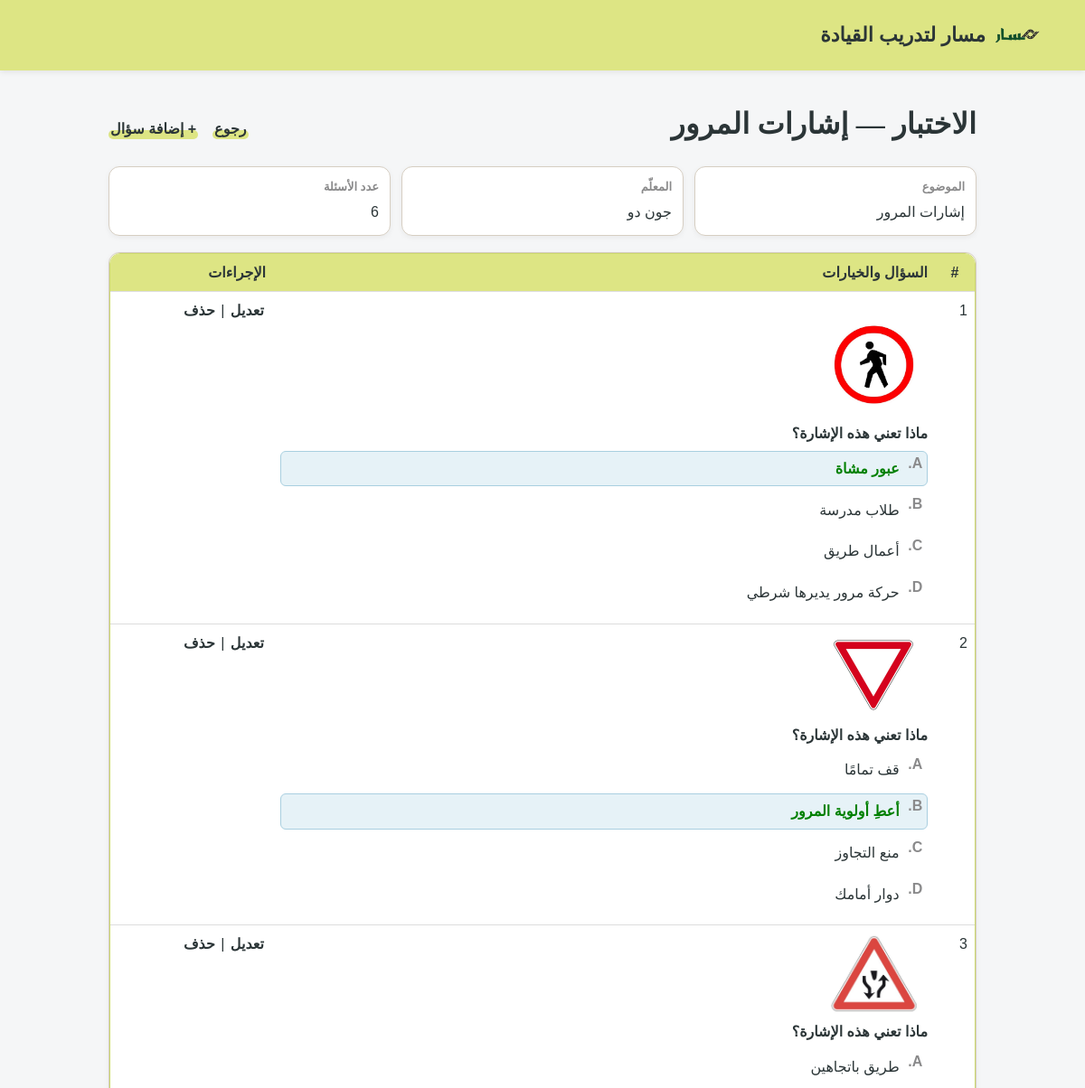
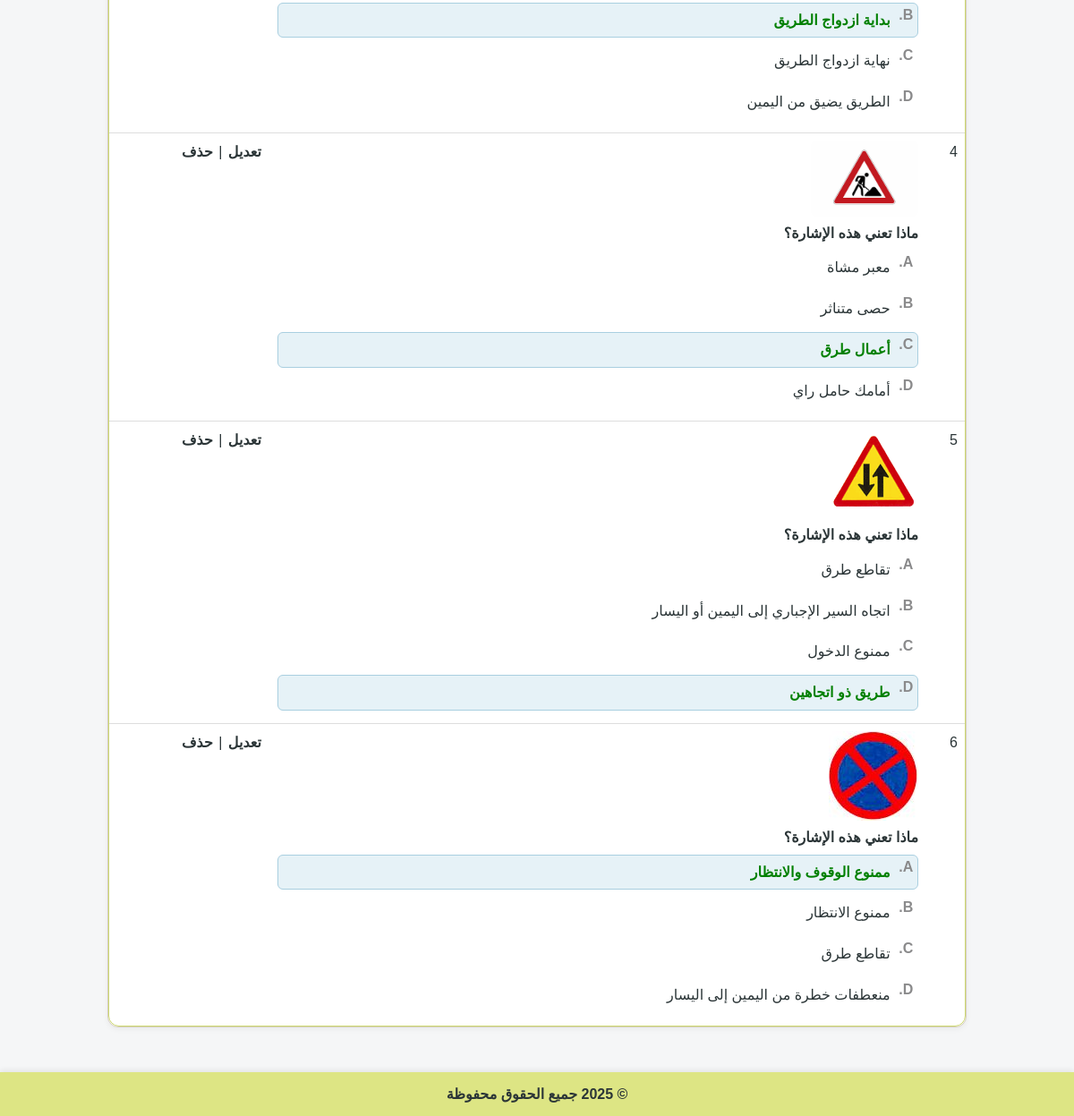
Page /Masar_G2/Quiz.php?quizID=1 (signed in) on the committed database (2 pictures, top to bottom).
### tables this page shows
CREATE TABLE `quiz` (
  `id` int NOT NULL,
  `educatorID` int NOT NULL,
  `topicID` int NOT NULL
);

CREATE TABLE `topic` (
  `id` int NOT NULL,
  `topicName` varchar(150) NOT NULL
);

CREATE TABLE `user` (
  `id` int NOT NULL,
  `firstName` varchar(100) NOT NULL,
  `lastName` varchar(100) NOT NULL,
  `emailAddress` varchar(150) NOT NULL,
  `password` varchar(255) NOT NULL,
  `photoFileName` varchar(255) DEFAULT 'images/default-profile.png',
  `userType` enum('learner','educator') NOT NULL
);

CREATE TABLE `quizquestion` (
  `id` int NOT NULL,
  `quizID` int NOT NULL,
  `question` text NOT NULL,
  `questionFigureFileName` varchar(255) DEFAULT NULL,
  `answerA` text NOT NULL,
  `answerB` text NOT NULL,
  `answerC` text NOT NULL,
  `answerD` text NOT NULL,
  `correctAnswer` enum('A','B','C','D') NOT NULL
);

### Masar_G2/Quiz.php (the view, shortened to what this page needs)
<?php
include 'connection.php';
$quizID = $_GET['quizID'];
$qInfo = "SELECT q.id, q.topicID, q.educatorID, t.topicName, u.firstName, u.lastName
          FROM quiz q
          JOIN topic t ON q.topicID = t.id
          JOIN user u ON q.educatorID = u.id
          WHERE q.id = $quizID";
$qResult = mysqli_query($connection, $qInfo);
$quiz = mysqli_fetch_assoc($qResult);
$qList = "SELECT * FROM quizquestion WHERE quizID = $quizID";
$result = mysqli_query($connection, $qList);
$total = mysqli_num_rows($result);
?>
<!DOCTYPE html>
<html lang="ar" dir="rtl">
<head>
  <link rel="stylesheet" href="common.css">
</head>
<body>
<header>
  <div class="header-container">
    <div class="logo">
      <img src="images/logo.png" alt="شعار الموقع">
      <span>مسار لتدريب القيادة</span>
    </div>
  </div>
</header>
<div class="container">
  <div class="quiz-header">
    <h1 class="section-title">الاختبار — <?php echo ($quiz['topicName']); ?></h1>
    <div class="link-group">
      <a href="Educator.php" class="hl-link">رجوع</a>
      <a href="add-question.php?quizID=<?php echo $quizID; ?>" class="hl-link">+ إضافة سؤال</a>
    </div>
  </div>
  <div class="quiz-meta">
    <div class="meta-box"><strong>الموضوع</strong><div><?php echo ($quiz['topicName']); ?></div></div>
    <div class="meta-box"><strong>المعلّم</strong><div><?php echo ($quiz['firstName'] . " " . $quiz['lastName']); ?></div></div>
    <div class="meta-box"><strong>عدد الأسئلة</strong><div><?php echo $total; ?></div></div>
  </div>
  <section class="section">
    <div class="card table-card">
      <div class="table-wrap">
        <?php
        if ($total == 0) {
            echo "<p style='text-align:center; color:red;'>لا توجد أسئلة في هذا الاختبار بعد.</p>";
        } else {
            echo "<table>
                    <thead>
                      <tr>
                        <th class='col-num'>#</th>
                        <th>السؤال والخيارات</th>
                        <th class='col-actions'>الإجراءات</th>
                      </tr>
                    </thead>
                    <tbody>";
            $i = 1;
            while ($row = mysqli_fetch_assoc($result)) {
                echo "<tr>";
                echo "<td>" . $i++ . "</td>";
                echo "<td>";
                if (!empty($row['questionFigureFileName'])) {
                    echo "<img src='" . ($row['questionFigureFileName']) . "' alt='صورة السؤال' style='max-width:120px;border-radius:8px;margin-bottom:6px;'>";
                }
                echo "<div class='q-title'>" . ($row['question']) . "</div>";
                echo "<ol class='choices'>";
                foreach (['A', 'B', 'C', 'D'] as $c) {
                    $cls = ($row['correctAnswer'] == $c) ? "class='correct'" : "";
                    echo "<li $cls>" . ($row['answer' . $c]) . "</li>";
                }
                echo "</ol>";
                echo "</td>";
                echo "<td>
                        <a href='edit-question.php?q=" . $row['id'] . "' class='hl-link'>تعديل</a> |
                        <a href='delete-question.php?q=" . $row['id'] . "' class='hl-link'>حذف</a>
                      </td>";
                echo "</tr>";
            }
            echo "</tbody></table>";
        }
        ?>
      </div>
    </div>
  </section>
</div>
<footer>
  &copy; 2025 جميع الحقوق محفوظة
</footer>
</body>
</html>

### Masar_G2/common.css (style rules this page uses)
* { box-sizing:border-box }
header { background: #DDE584; padding: 14px 20px; box-shadow: 0 2px 6px rgba(0, 0, 0, 0.08); margin-bottom: 20px; }
.header-container { display: flex; align-items: center; justify-content: space-between; max-width: 1100px; margin: 0 auto; }
header .logo { display: flex; align-items: center; gap: 10px; font-size: 22px; font-weight: bold; color: #2B3537; }
header img { width: 50px; height: 50px; object-fit: contain; border: none; }
html { scroll-behavior:smooth }
body { margin:0; direction:rtl; font-family:Arial,"Segoe UI",Tahoma,sans-serif; background:#F5F6F7; color:#2B3537; font-size:16px; line-height:1.6; }
h1,h2,h3 { font-family:Georgia,"Times New Roman",serif;font-weight:800;letter-spacing:.2px;margin:0 }
a { color:#2B3537;text-decoration:none }
img { max-width:100%;display:block }
.container { max-width:1000px;margin:auto;padding:20px }
.section { margin-top:18px }
.section-title { display:flex;align-items:center;gap:12px; margin:0 0 12px; font-weight:800; color:#2B3537; line-height:1.2; }
.hl-link,.logout-link { position:relative; font-weight:800; padding:0 2px; display:inline-block }
.hl-link::after,.logout-link::after { content:""; position:absolute; inset:auto 0 .15em 0; height:.6em; background:#DDE584; border-radius:10px; z-index:-1; }
.card { background:#fff;border:1px solid #D6CEC2;border-radius:12px; padding:14px;box-shadow:0 2px 6px rgba(0,0,0,.05) }
table { width:100%;border-collapse:separate;border-spacing:0 }
th,td { padding:12px 14px;border-bottom:1px solid #D6CEC2;vertical-align:top;text-align:right }
thead th { background:#DDE584;color:#2B3537;font-weight:800 }
.table-card { padding:0 }
.table-wrap { border-radius:12px;overflow:hidden;border:1px solid #CCD86E }
.table-wrap tbody tr:last-child td { border-bottom:none }
.choices { list-style:none;margin:8px 0 0;padding:0;counter-reset:choice }
.choices li { position:relative;margin:6px 0; padding:.38rem 1.9rem .38rem .5rem; border:1px solid transparent;border-radius:6px;line-height:1.6 }
.choices li::marker { content:"" }
.choices li::before { counter-increment:choice;content:counter(choice, upper-alpha) "."; position:absolute;right:0;top:0;width:1.6rem;text-align:center;color:#8A8A8B;font-weight:600;line-height:1.6 }
.choices li.correct { background:#E6F2F7;border-color:#A9CFE0 }
footer { background: #DDE584; padding: 12px 20px; margin-top: 30px; box-shadow: 0 -2px 6px rgba(0,0,0,0.08); text-align: center; font-weight: 600; color: #2B3537; }

### Masar_G2/Quiz.php (style rules this page uses)
.quiz-header { display:flex;justify-content:space-between;align-items:center;margin-bottom:16px }
.link-group { display:flex;gap:16px;flex-wrap:wrap }
.quiz-meta { display:grid;grid-template-columns:repeat(3,1fr);gap:12px;margin-bottom:16px }
.meta-box { background:#fff;border:1px solid #D6CEC2;border-radius:12px;padding:12px;box-shadow:0 2px 6px rgba(0,0,0,.05) }
.meta-box strong { display:block;font-size:13px;color:#8A8A8B;margin-bottom:4px }
.col-num { width:44px;text-align:center }
.col-actions { width:180px }
.q-title { font-weight:700 }
table { width:100%;border-collapse:collapse }
th,td { padding:8px;border-bottom:1px solid #ddd;vertical-align:top }
.choices { margin-top:6px;list-style-type:upper-alpha }
.correct { color:green;font-weight:bold }

### rows in the picture
quiz: topicID.topicName "إشارات المرور", educatorID.firstName "جون", educatorID.lastName "دو"
quizquestion: questionFigureFileName (picture), question "ماذا تعني هذه الإشارة؟", answerA "عبور مشاة", answerB "طلاب مدرسة", answerC "أعمال طريق", answerD "حركة مرور يديرها شرطي"
quizquestion: questionFigureFileName (picture), question "ماذا تعني هذه الإشارة؟", answerA "قف تمامًا", answerB "أعطِ أولوية المرور", answerC "منع التجاوز", answerD "دوار أمامك"
quizquestion: questionFigureFileName (picture), question "ماذا تعني هذه الإشارة؟", answerA "طريق باتجاهين", answerB "بداية ازدواج الطريق", answerC "نهاية ازدواج الطريق", answerD "الطريق يضيق من اليمين"
quizquestion: questionFigureFileName (picture), question "ماذا تعني هذه الإشارة؟", answerA "معبر مشاة", answerB "حصى متناثر", answerC "أعمال طرق", answerD "أمامك حامل راي"
quizquestion: questionFigureFileName (picture), question "ماذا تعني هذه الإشارة؟", answerA "تقاطع طرق", answerB "اتجاه السير الإجباري إلى اليمين أو اليسار", answerC "ممنوع الدخول", answerD "طريق ذو اتجاهين"
quizquestion: questionFigureFileName (picture), question "ماذا تعني هذه الإشارة؟", answerA "ممنوع الوقوف والانتظار", answerB "ممنوع الانتظار", answerC "تقاطع طرق", answerD "منعطفات خطرة من اليمين إلى اليسار"

### other values in the picture
$total "6"
